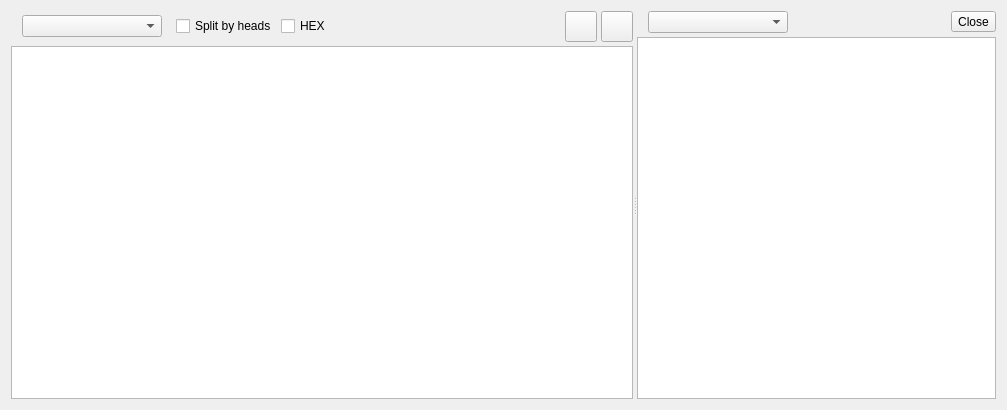
<?xml version="1.0" encoding="UTF-8"?>
<ui version="4.0">
 <class>ExplorerDialog</class>
 <widget class="QDialog" name="ExplorerDialog">
  <property name="geometry">
   <rect>
    <x>0</x>
    <y>0</y>
    <width>1007</width>
    <height>410</height>
   </rect>
  </property>
  <property name="windowTitle">
   <string>Image Explorer</string>
  </property>
  <layout class="QVBoxLayout" name="rootLayout">
   <item>
    <widget class="QSplitter" name="splitter">
     <property name="orientation">
      <enum>Qt::Orientation::Horizontal</enum>
     </property>
     <property name="childrenCollapsible">
      <bool>false</bool>
     </property>
     <widget class="QWidget" name="leftPanel">
      <layout class="QVBoxLayout" name="leftLayout">
       <property name="spacing">
        <number>4</number>
       </property>
       <property name="leftMargin">
        <number>0</number>
       </property>
       <property name="topMargin">
        <number>0</number>
       </property>
       <property name="rightMargin">
        <number>0</number>
       </property>
       <property name="bottomMargin">
        <number>0</number>
       </property>
       <item>
        <layout class="QHBoxLayout" name="leftToolbarLayout">
         <item>
          <widget class="QLabel" name="leftIconLabel">
           <property name="maximumSize">
            <size>
             <width>24</width>
             <height>24</height>
            </size>
           </property>
           <property name="text">
            <string/>
           </property>
           <property name="pixmap">
            <pixmap resource="resources.qrc">:/icons/sectorder</pixmap>
           </property>
           <property name="scaledContents">
            <bool>true</bool>
           </property>
          </widget>
         </item>
         <item>
          <widget class="QComboBox" name="orderCombo">
           <property name="minimumSize">
            <size>
             <width>140</width>
             <height>0</height>
            </size>
           </property>
           <property name="toolTip">
            <string>Sector order</string>
           </property>
          </widget>
         </item>
         <item>
          <spacer name="splitCheckSpacer">
           <property name="orientation">
            <enum>Qt::Orientation::Horizontal</enum>
           </property>
           <property name="sizeType">
            <enum>QSizePolicy::Policy::Fixed</enum>
           </property>
           <property name="sizeHint" stdset="0">
            <size>
             <width>10</width>
             <height>20</height>
            </size>
           </property>
          </spacer>
         </item>
         <item>
          <widget class="QCheckBox" name="splitByHeadsCheck">
           <property name="toolTip">
            <string>Show each head on its own row (rows labeled TRACK:HEAD)</string>
           </property>
           <property name="text">
            <string>Split by heads</string>
           </property>
          </widget>
         </item>
         <item>
          <widget class="QCheckBox" name="hexCheck">
           <property name="toolTip">
            <string>Show track and sector numbers in hexadecimal</string>
           </property>
           <property name="text">
            <string>HEX</string>
           </property>
          </widget>
         </item>
         <item>
          <spacer name="leftToolbarSpacer">
           <property name="orientation">
            <enum>Qt::Orientation::Horizontal</enum>
           </property>
           <property name="sizeHint" stdset="0">
            <size>
             <width>40</width>
             <height>20</height>
            </size>
           </property>
          </spacer>
         </item>
         <item>
          <widget class="QLabel" name="geometryLabel">
           <property name="text">
            <string notr="true"/>
           </property>
          </widget>
         </item>
         <item>
          <widget class="QToolButton" name="fsInfoBtn">
           <property name="toolTip">
            <string>Filesystem information</string>
           </property>
           <property name="text">
            <string/>
           </property>
           <property name="icon">
            <iconset resource="resources.qrc">
             <normaloff>:/icons/fs_info</normaloff>:/icons/fs_info</iconset>
           </property>
           <property name="iconSize">
            <size>
             <width>24</width>
             <height>24</height>
            </size>
           </property>
          </widget>
         </item>
         <item>
          <widget class="QToolButton" name="infoBtn">
           <property name="toolTip">
            <string>Image information</string>
           </property>
           <property name="text">
            <string/>
           </property>
           <property name="icon">
            <iconset resource="resources.qrc">
             <normaloff>:/icons/info</normaloff>:/icons/info</iconset>
           </property>
           <property name="iconSize">
            <size>
             <width>24</width>
             <height>24</height>
            </size>
           </property>
          </widget>
         </item>
        </layout>
       </item>
       <item>
        <widget class="QTableView" name="sectorTable">
         <property name="selectionMode">
          <enum>QAbstractItemView::SelectionMode::SingleSelection</enum>
         </property>
         <property name="selectionBehavior">
          <enum>QAbstractItemView::SelectionBehavior::SelectItems</enum>
         </property>
         <property name="showGrid">
          <bool>true</bool>
         </property>
         <property name="cornerButtonEnabled">
          <bool>false</bool>
         </property>
         <attribute name="horizontalHeaderMinimumSectionSize">
          <number>14</number>
         </attribute>
         <attribute name="horizontalHeaderDefaultSectionSize">
          <number>18</number>
         </attribute>
         <attribute name="verticalHeaderMinimumSectionSize">
          <number>14</number>
         </attribute>
         <attribute name="verticalHeaderDefaultSectionSize">
          <number>18</number>
         </attribute>
        </widget>
       </item>
      </layout>
     </widget>
     <widget class="QWidget" name="rightPanel">
      <layout class="QVBoxLayout" name="rightLayout">
       <property name="spacing">
        <number>4</number>
       </property>
       <property name="leftMargin">
        <number>0</number>
       </property>
       <property name="topMargin">
        <number>0</number>
       </property>
       <property name="rightMargin">
        <number>0</number>
       </property>
       <property name="bottomMargin">
        <number>0</number>
       </property>
       <item>
        <layout class="QHBoxLayout" name="rightToolbarLayout">
         <item>
          <widget class="QLabel" name="rightIconLabel">
           <property name="maximumSize">
            <size>
             <width>24</width>
             <height>24</height>
            </size>
           </property>
           <property name="text">
            <string/>
           </property>
           <property name="pixmap">
            <pixmap resource="resources.qrc">:/icons/view</pixmap>
           </property>
           <property name="scaledContents">
            <bool>true</bool>
           </property>
          </widget>
         </item>
         <item>
          <widget class="QComboBox" name="encodingCombo">
           <property name="minimumSize">
            <size>
             <width>140</width>
             <height>0</height>
            </size>
           </property>
           <property name="toolTip">
            <string>Encoding</string>
           </property>
          </widget>
         </item>
         <item>
          <spacer name="rightToolbarSpacer">
           <property name="orientation">
            <enum>Qt::Orientation::Horizontal</enum>
           </property>
           <property name="sizeHint" stdset="0">
            <size>
             <width>40</width>
             <height>20</height>
            </size>
           </property>
          </spacer>
         </item>
         <item>
          <widget class="QLabel" name="sectorInfoLabel">
           <property name="text">
            <string notr="true"/>
           </property>
          </widget>
         </item>
         <item>
          <widget class="QToolButton" name="closeBtn">
           <property name="text">
            <string>Close</string>
           </property>
           <property name="iconSize">
            <size>
             <width>24</width>
             <height>24</height>
            </size>
           </property>
           <property name="toolButtonStyle">
            <enum>Qt::ToolButtonStyle::ToolButtonTextBesideIcon</enum>
           </property>
          </widget>
         </item>
        </layout>
       </item>
       <item>
        <widget class="QPlainTextEdit" name="hexEdit">
         <property name="lineWrapMode">
          <enum>QPlainTextEdit::LineWrapMode::NoWrap</enum>
         </property>
         <property name="readOnly">
          <bool>true</bool>
         </property>
        </widget>
       </item>
      </layout>
     </widget>
    </widget>
   </item>
  </layout>
 </widget>
 <resources>
  <include location="resources.qrc"/>
 </resources>
 <connections/>
</ui>
